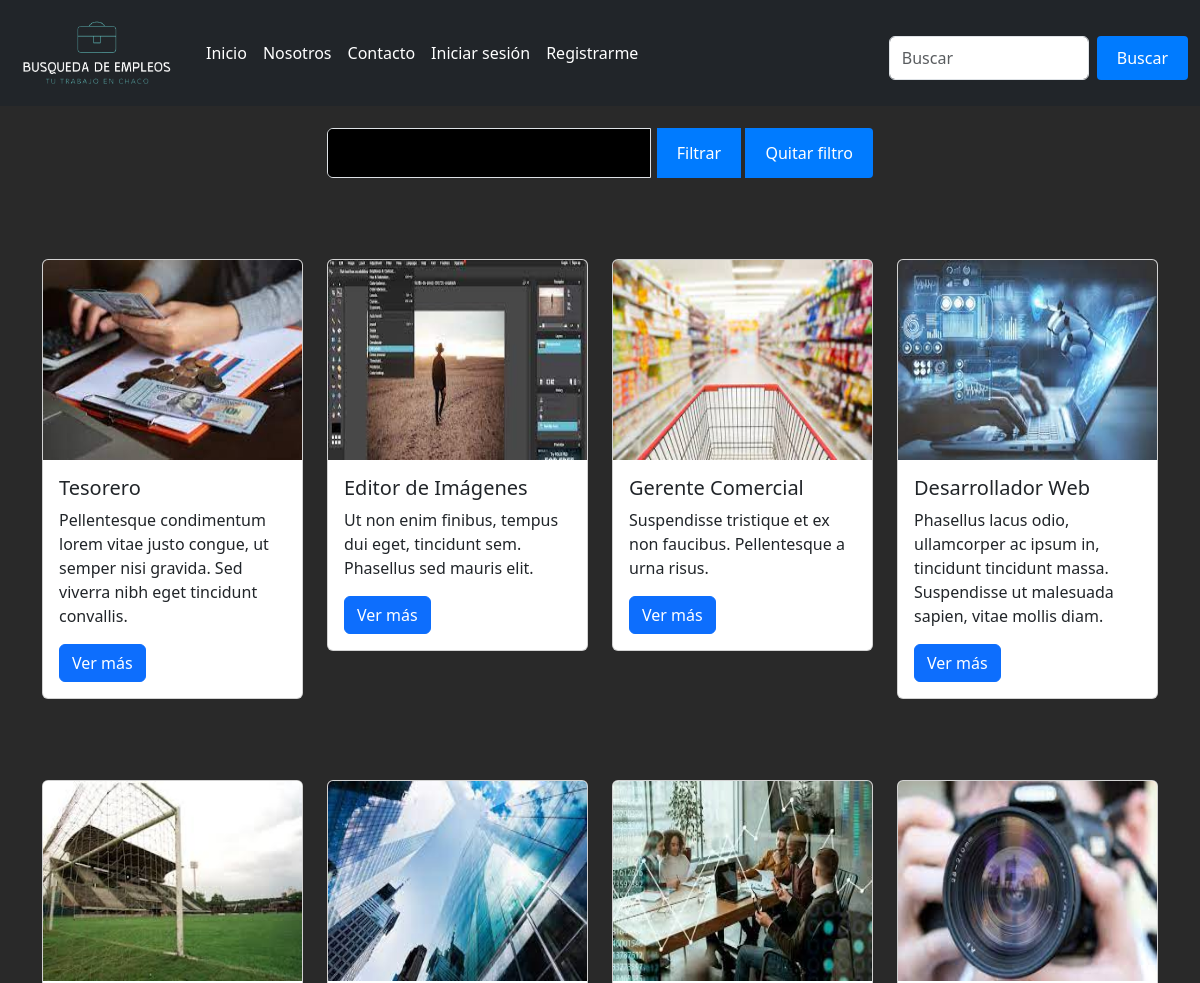
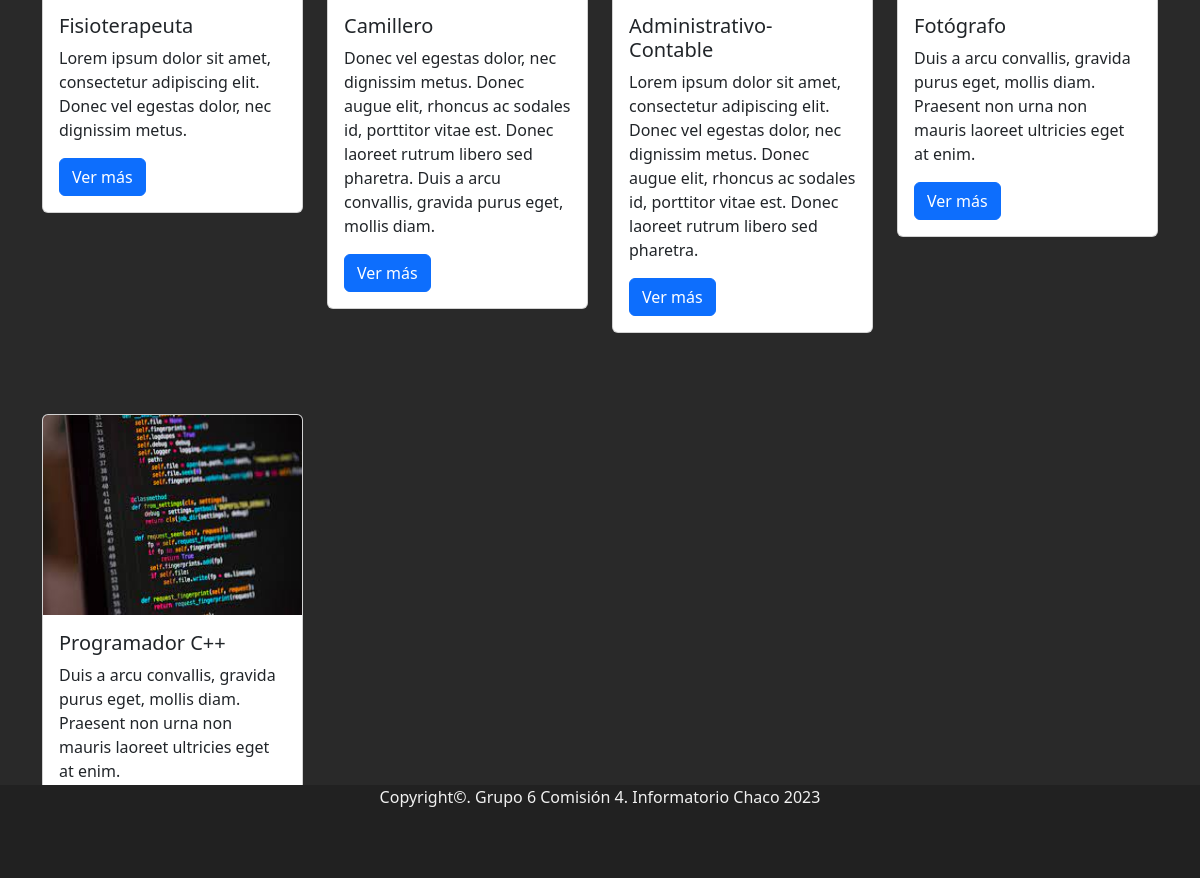
The app's page /publicaciones/ver_publicaciones/ with its own data (2 pictures, top to bottom).
### apps/publicaciones/models.py (models this page shows, shortened)
class Publicaciones(models.Model):
    titulo = models.CharField(max_length=30, null=False)
    empresa = models.CharField(max_length=20, null=False)
    descripcion = models.TextField()
    fecha_agregado= models.DateTimeField(auto_now_add=True)
    is_staff= models.ForeignKey(Usuario, on_delete=models.SET_NULL, null=True)
    published= models.DateTimeField(blank=False, default=timezone.now)
    imagen= models.ImageField(null=True, blank=True, upload_to='publicaciones', default='publicaciones/trabajos_default.jpg')
    categoria= models.ForeignKey(Categoria, on_delete=models.SET_NULL, null=True)
    class Meta:
        ordering = ('-published',)

### apps/publicaciones/views.py (the view)
# urls.py: path("ver_publicaciones/", VerPublicaciones.as_view(), name='ver_publicaciones'),
class VerPublicaciones(ListView):
    model= Publicaciones
    template_name= 'publicaciones/ver_publicaciones.html'
    context_object_name= 'publicaciones'
    ordering= ['-id']
    def get_context_data(self, **kwargs):
        context = super().get_context_data(**kwargs)
        context['categories'] = Categoria.objects.all()
        return context
    def get_queryset(self):
        queryset = super().get_queryset()
        categoria_ids = self.request.GET.getlist('categoria')
        if categoria_ids:
            queryset = queryset.filter(categoria__id__in=categoria_ids)
        return queryset

### templates/publicaciones/ver_publicaciones.html (shortened to what this page needs)
{% extends 'base.html' %}
{% load static %}
{% block navbar %}
    {% include 'navbar.html' %}
{% endblock %}
{% block contenido %}
<div class="container" style="margin-top: 1%;">
    <div class="row mb-4">
        <div class="col-md-6 offset-md-3">
            <form method="get" action="">
                <div class="input-group">
                    <select name="categoria" style="width: auto; height: 50px; background-color: black; color: white;" class="form-select custom-select" multiple>
                        {% for category in categories %}
                            <option value="{{ category.id }}">{{ category.name }}</option>
                        {% endfor %}
                    </select>
                    <button type="submit" style="width: auto; height: 50px; margin-left: 1%; margin-right: 1%;" class="btn btn-primary">Filtrar</button>
                    <form method="get" action="">
                        <button type="submit" style="width: auto; height: 50px;" class="btn btn-secondary">Quitar filtro</button>
                    </form>
                </div>
            </form>
        </div>
    </div>
<div class="row">
    {% for p in publicaciones %}
    <div class="col-md-3 mb-4" style="margin-top: 5%; margin-bottom: 5%;">
        <div class="card">
            <img src="{{p.imagen.url}}" class="card-img-top img-fluid" alt="..." style="height: 200px; width: auto;">
            <div class="card-body">
                <h5 class="card-title">{{p.titulo}}</h5>
                <p class="card-text">{{p.descripcion}}</p>
                <a href="{% url 'apps.publicaciones:detalle' p.id %}" class="btn btn-primary">Ver más</a>
            </div>
        </div>
    </div>
    {% endfor %}
</div>
{% endblock %}

### templates/base.html (shortened to what this page needs)
{% load static %}
<!DOCTYPE html>
<html lang='es'>
<head>
    <link href="https://cdn.jsdelivr.net/npm/bootstrap@5.3.0/dist/css/bootstrap.min.css" rel="stylesheet"
>
</head>
<body>
{% block navbar %}
{% endblock %}
{% block contenido %}
{% endblock %}
<div class="footer">
    <p>Copyright©. Grupo 6 Comisión 4. Informatorio Chaco 2023</p>
</div>
</body>
</html>

### templates/navbar.html (shortened to what this page needs)
{% load static %}
<nav class="navbar navbar-expand-lg bg-dark">
  <link rel="stylesheet" href="{% static 'css/estilos.css' %}">
  <div class="container-fluid">
    <a class="navbar-brand text-white" href="{% url 'inicio' %}"><img src="{% static 'css/img/logo4-1.png' %}" alt="Logo" style="width: 170px; height: 80px;"></a>
    <div class="collapse navbar-collapse" id="navbarScroll">
      <ul class="navbar-nav me-auto my-2 my-lg-0 navbar-nav-scroll" style="--bs-scroll-height: 100px;">
        <li class="nav-item">
          <a class="nav-link active text-white" aria-current="page" href="{% url 'inicio' %}">Inicio</a>
        </li>
        <li class="nav-item">
          <a class="nav-link active text-white" aria-current="page" href="{% url 'acerca_de' %}">Nosotros</a>
        </li>
        <li class="nav-item">
          <a class="nav-link active text-white" aria-current="page" href="{% url 'contacto' %}">Contacto</a>
        </li>
        {% if user.is_authenticated %}
          <li class="nav-item">
            <img src="{{ user.imagen.url }}" alt="Avatar" style="width: 30px; height: 30px; border-radius: 50%;position: absolute; left: 420px">
            <a class="nav-link dropdown-toggle text-white" href="#" role="button" data-bs-toggle="dropdown" aria-expanded="false" style="position: absolute;left: 450px;">
              {{ user.username }}
            </a>
            <ul class="dropdown-menu" style="position: absolute;left: 500px;">
                  {% if user.is_staff %}
                        <li><a class="dropdown-item" href=" {% url 'apps.publicaciones:agregar_categoria' %}">Agregar Categorías</a></li>
                        <li><a class="dropdown-item" href=" {% url 'apps.publicaciones:agregar_publicaciones' %}">Agregar Publicaciones</a></li>
                  {% endif %}
                  <li><a class="dropdown-item" href=" {% url 'apps.publicaciones:ver_publicaciones' %}">Ver Publicaciones</a></li>
              <li><hr class="dropdown-divider"></li>
              <li><a class="dropdown-item" href="{% url 'cerrar_sesion' %}">Cerrar sesión</a></li>
            </ul>
          </li>
        {% else %}
          <li class="nav-item">
            <a class="nav-link active text-white" aria-current="page" href="{% url 'iniciar_sesion' %}">Iniciar sesión</a>
          </li>
          <li class="nav-item">
            <a class="nav-link active text-white" aria-current="page" href="{% url 'registrar' %}">Registrarme</a>
          </li>
        {% endif %}
      </ul>
      <form class="d-flex">
        <input class="form-control me-2" type="search" placeholder="Buscar" aria-label="Search" style="max-width: 200px;">
        <button class="btn btn-outline-success text-white" type="submit">Buscar</button>
      </form>
    </div>
  </div>
</nav>

### static/css/estilos.css (style rules this page uses)
form { margin-top:10px; }
button[type="submit"] { background-color: #007bff; color: #fff; padding: 10px 20px; border: none; border-radius: 4px; cursor: pointer; align: center }

### templates/base.html (style rules this page uses)
body { background-color: #292929; color: #f1f1f1; background-image: url('https://i.ibb.co/N2HYBBn/Dise-o1.png'); background-size: cover; background-repeat: no-repeat; background-position: center; }
a { color: #90caf9; }
.footer { position: fixed; left: 0; bottom: 0; width: 100%; height: 5%; background-color: #212121; color: #f1f1f1; text-align: center; padding: 0px 0; }

### records on screen
Publicaciones: imagen (picture), titulo "Tesorero", descripcion "Pellentesque condimentum lorem vitae justo congue, ut semper nisi gravida. Sed viverra nibh eget tincidunt convallis."
Publicaciones: imagen (picture), titulo "Editor de Imágenes", descripcion "Ut non enim finibus, tempus dui eget, tincidunt sem. Phasellus sed mauris elit."
Publicaciones: imagen (picture), titulo "Gerente Comercial", descripcion "Suspendisse tristique et ex non faucibus. Pellentesque a urna risus."
Publicaciones: imagen (picture), titulo "Desarrollador Web", descripcion "Phasellus lacus odio, ullamcorper ac ipsum in, tincidunt tincidunt massa. Suspendisse ut malesuada sapien, vitae mollis diam."
Publicaciones: imagen (picture), titulo "Fisioterapeuta", descripcion "Lorem ipsum dolor sit amet, consectetur adipiscing elit. Donec vel egestas dolor, nec dignissim metus."
Publicaciones: imagen (picture), titulo "Camillero", descripcion "Donec vel egestas dolor, nec dignissim metus. Donec augue elit, rhoncus ac sodales id, porttitor vitae est. Donec laoreet rutrum libero sed pharetra. Duis a arcu convallis, gravida purus eget, mollis diam."
Publicaciones: imagen (picture), titulo "Administrativo-Contable", descripcion "Lorem ipsum dolor sit amet, consectetur adipiscing elit. Donec vel egestas dolor, nec dignissim metus. Donec augue elit, rhoncus ac sodales id, porttitor vitae est. Donec laoreet rutrum libero sed pharetra."
Publicaciones: imagen (picture), titulo "Fotógrafo", descripcion "Duis a arcu convallis, gravida purus eget, mollis diam. Praesent non urna non mauris laoreet ultricies eget at enim."
Publicaciones: imagen (picture), titulo "Programador C++", descripcion "Duis a arcu convallis, gravida purus eget, mollis diam. Praesent non urna non mauris laoreet ultricies eget at enim."
